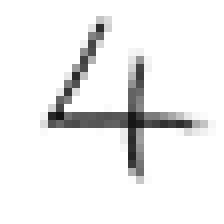
#> input picture images/2828_my_own_4.png, 28 x 28 px (shown 8 times larger)
$ jupyter execute --allow-errors NeuralNetwork.ipynb   (shell and % lines are left out)
#> lines starting #> are read from the running program, lines starting #| are printed output that depends on the picture; long printed decimals are rounded
[cell 1]
#pip install imageio

[cell 2]
import numpy
# scipy.special for the sigmoid function expit()
import scipy.special
# library for plotting arrays
import matplotlib.pyplot
# library for pickle object
import pickle
# helper to load data from PNG image files
import imageio
# ensure the plots are inside this notebook, not an external window

[cell 3]
# neural network class definition
class neuralNetwork:


    # initialise the neural network
    def __init__(self, inputnodes, hiddennodes, outputnodes, learningrate):
        # set number of nodes in each input, hidden, output layer
        self.inodes = inputnodes
        self.hnodes = hiddennodes
        self.onodes = outputnodes

        # link weight matrices, wih and who
        # weights inside the arrays are w_i_j, where link is from node i to node j in the next layer
        # w11 w21
        # w12 w22 etc
        self.wih = numpy.random.normal(0.0, pow(self.inodes, -0.5), (self.hnodes, self.inodes))
        self.who = numpy.random.normal(0.0, pow(self.hnodes, -0.5), (self.onodes, self.hnodes))

        # learning rate
        self.lr = learningrate

        # activation function is the sigmoid function
        self.activation_function = lambda x: scipy.special.expit(x)

        pass


    # train the neural network
    def train(self, inputs_list, targets_list):
        # convert inputs list to 2d array
        inputs = numpy.array(inputs_list, ndmin=2).T
        targets = numpy.array(targets_list, ndmin=2).T

        # calculate signals into hidden layer
        hidden_inputs = numpy.dot(self.wih, inputs)
        # calculate the signals emerging from hidden layer
        hidden_outputs = self.activation_function(hidden_inputs)

        # calculate signals into final output layer
        final_inputs = numpy.dot(self.who, hidden_outputs)
        # calculate the signals emerging from final output layer
        final_outputs = self.activation_function(final_inputs)

        # output layer error is the (target - actual)
        output_errors = targets - final_outputs
        # hidden layer error is the output_errors, split by weights, recombined at hidden nodes
        hidden_errors = numpy.dot(self.who.T, output_errors)

        # update the weights for the links between the hidden and output layers
        self.who += self.lr * numpy.dot((output_errors * final_outputs * (1.0 - final_outputs)), numpy.transpose(hidden_outputs))

        # update the weights for the links between the input and hidden layers
        self.wih += self.lr * numpy.dot((hidden_errors * hidden_outputs * (1.0 - hidden_outputs)), numpy.transpose(inputs))

        pass


    # query the neural network
    def query(self, inputs_list):
        # convert inputs list to 2d array
        inputs = numpy.array(inputs_list, ndmin=2).T

        # calculate signals into hidden layer
        hidden_inputs = numpy.dot(self.wih, inputs)
        # calculate the signals emerging from hidden layer
        hidden_outputs = self.activation_function(hidden_inputs)

        # calculate signals into final output layer
        final_inputs = numpy.dot(self.who, hidden_outputs)
        # calculate the signals emerging from final output layer
        final_outputs = self.activation_function(final_inputs)

        return final_outputs

    # save neural network weights
    def save(self):
        numpy.save('saved_wih.npy', self.wih)
        numpy.save('saved_who.npy', self.who)

        pass

    # load neural network weights
    def load(self):
        self.wih = numpy.load('saved_wih.npy')
        self.who = numpy.load('saved_who.npy')

        pass

[cell 4]
# number of input, hidden and output nodes
input_nodes = 784
hidden_nodes = 200
output_nodes = 10

# learning rate
learning_rate = 0.1

# create instance of neural network
n = neuralNetwork(input_nodes,hidden_nodes,output_nodes, learning_rate)

#> (a cell that did not finish here is left out)

[cell 6]
# train the neural network

# epochs is the number of times the training data set is used for training
epochs = 5

#> (the rest of this cell did not finish here and is left out)

#> (a cell that did not finish here is left out)

[cell 8]
# test the neural network

# scorecard for how well the network performs, initially empty
scorecard = []

# go through all the records in the test data set
#> (the rest of this cell did not finish here and is left out)

[cell 9]
# calculate the performance score, the fraction of correct answers
scorecard_array = numpy.asarray(scorecard)
print("performance = ", scorecard_array.sum() / scorecard_array.size)

[cell 10]
# test the neural network with our own images

# load image data from png files into an array
print ("loading ...")
img_array = imageio.imread('images/2828_my_own_4.png', as_gray=True)
#> img_array is the input picture: shape (28, 28) float32; min 18, max 255, mean 238.1

# reshape from 28x28 to list of 784 values, invert values
img_data  = 255.0 - img_array.reshape(784)
#> img_data = 784 values, max 237 at index 399, min 0 at index 0, mean 16.88

# then scale data to range from 0.01 to 1.0
img_data = (img_data / 255.0 * 0.99) + 0.01
#> img_data = 784 values, max 0.93 at index 399, min 0.01 at index 0, mean 0.0755
print("min = ", numpy.min(img_data))
#| min =  0.01
print("max = ", numpy.max(img_data))
#| max =  0.9301

# plot image
matplotlib.pyplot.imshow(img_data.reshape(28,28), cmap='Greys', interpolation='None')

# query the network
outputs = n.query(img_data)
#> in query, `inputs = numpy.array(inputs_list, ndmin=2).T`: inputs has the same summary as img_data outside query
#> in query, `hidden_inputs = numpy.dot(self.wih, inputs)`: hidden_inputs = 200 values, max 0.548 at index 96, min -0.629 at index 102, mean 0.0281
#> in query, `hidden_inputs = numpy.dot(self.wih, inputs)`:
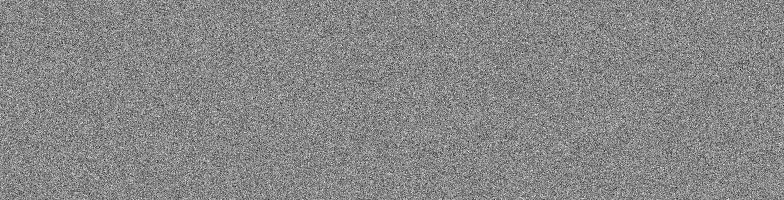
#> self.wih: shape (200, 784) float64; min -0.173, max 0.153, mean 0.000192; drawn with min black and max white
#> in query, `hidden_outputs = self.activation_function(hidden_inputs)`: hidden_outputs = 200 values, max 0.634 at index 96, min 0.348 at index 102, mean 0.507
#> in query, `final_inputs = numpy.dot(self.who, hidden_outputs)`: final_inputs = [-0.0739, -0.432, 0.363, -1.04, 0.754, 0.549, -0.464, 0.252, -0.0229, 0.453]
#> in query, `final_outputs = self.activation_function(final_inputs)`: final_outputs = [0.482, 0.394, 0.59, 0.261, 0.68, 0.634, 0.386, 0.563, 0.494, 0.611]
#> outputs has the same summary as final_outputs in query
print (outputs)
#| [[0.4815]
#|  [0.3937]
#|  [0.5897]
#|  [0.2613]
#|  [0.68]
#|  [0.6339]
#|  [0.386]
#|  [0.5626]
#|  [0.4943]
#|  [0.6112]]

# the index of the highest value corresponds to the label
label = numpy.argmax(outputs)
#> label = 4
print("network says ", label)
#| network says  4
n.save()
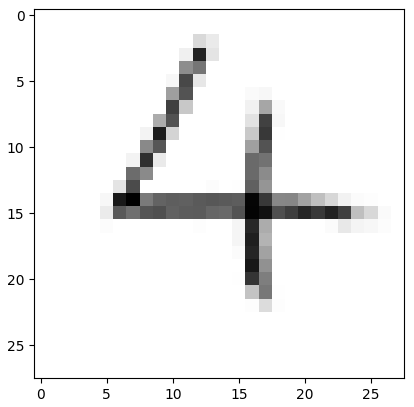
#> figure drawn by matplotlib, 1 panel

[cell 11]
testData = numpy.array(
    [255,255,255,255,255,255,255,255,255,255,255,255,255,255,255,255,255,255,255,255,255,255,255,255,255,255,255,255,255,255,255,255,255,255,255,255,255,255,255,255,255,255,255,255,255,255,255,255,255,255,255,255,255,255,255,255,255,255,255,255,255,255,255,255,255,255,255,253.99999999999997,255,252,250.99999999999997,250.99999999999997,253,255,255,255,255,255,255,255,255,255,255,255,255,255,255,255,255,255,255,255,253,250.99999999999997,243.99999999999997,226,250.99999999999997,147,106,117.99999999999999,196,248.99999999999997,253.99999999999997,255,255,255,255,255,255,255,255,255,255,255,255,255,255,255,255,253,188,107,62,144,250,177,135,113.99999999999999,80,98,232,253.99999999999997,255,255,255,255,255,255,255,255,255,255,255,255,255,255,255,253,191,131,194,247,255,253,252,250.99999999999997,245,60,131,250.99999999999997,255,255,255,255,255,255,255,255,255,255,255,255,255,255,255,255,253,252,253,255,255,255,255,255,255,248,199,232,253.99999999999997,255,255,255,255,255,255,255,255,255,255,255,255,255,255,255,255,255,255,255,255,255,255,255,255,250.99999999999997,103,136,252,255,255,255,255,255,255,255,255,255,255,255,255,255,255,255,255,255,255,255,255,255,255,255,255,246,72,160,252,255,255,255,255,255,255,255,255,255,255,255,255,255,255,255,255,255,255,255,255,253.99999999999997,252,250.99999999999997,250,114.99999999999999,77.99999999999999,245,255,255,255,255,255,255,255,255,255,255,255,255,255,255,255,255,255,255,255,255,253.99999999999997,232,150,103,191,194.99999999999997,240,255,255,255,255,255,255,255,255,255,255,255,255,255,255,255,255,255,255,255,255,255,250.99999999999997,124,21,10,110,246,255,255,255,255,255,255,255,255,255,255,255,255,255,255,255,255,255,255,255,255,255,255,253.99999999999997,235.99999999999997,237,194,58.99999999999999,112,248.99999999999997,253.99999999999997,255,255,255,255,255,255,255,255,255,255,255,255,255,255,255,255,255,255,255,255,255,253.99999999999997,253.99999999999997,253,238,163,173,233,253.99999999999997,255,255,255,255,255,255,255,255,255,255,255,255,255,255,255,255,255,255,255,255,255,255,255,253.99999999999997,247,58.99999999999999,139,252,255,255,255,255,255,255,255,255,255,255,255,255,255,255,255,255,255,255,255,255,255,255,255,255,253,167,121.99999999999999,250.99999999999997,255,255,255,255,255,255,255,255,255,255,255,255,255,255,255,255,255,255,255,255,255,255,255,255,253.99999999999997,238.99999999999997,194,253,255,255,255,255,255,255,255,255,255,255,255,255,255,255,255,253.99999999999997,253.99999999999997,255,255,255,255,255,255,255,253,168,72,250,255,255,255,255,255,255,255,255,255,255,255,255,255,255,253.99999999999997,212,229.99999999999997,253.99999999999997,255,255,255,255,255,255,243.99999999999997,45,121,250.99999999999997,255,255,255,255,255,255,255,255,255,255,255,255,255,255,252,153,47,240.99999999999997,253.99999999999997,255,255,253.99999999999997,253,248.99999999999997,221,153,248.99999999999997,255,255,255,255,255,255,255,255,255,255,255,255,255,255,255,255,248.99999999999997,121.99999999999999,65,222.99999999999997,253,250,229.99999999999997,174,58.99999999999999,187,250.99999999999997,255,255,255,255,255,255,255,255,255,255,255,255,255,255,255,255,255,255,248,127.99999999999999,191,211,86,65,79,161,248,255,255,255,255,255,255,255,255,255,255,255,255,255,255,255,255,255,255,255,255,252,252,224,178,215.99999999999997,248.99999999999997,253,255,255,255,255,255,255,255,255,255,255,255,255,255,255,255,255,255,255,255,255,255,255,255,253.99999999999997,253,253.99999999999997,255,255,255,255,255,255,255,255,255,255,255,255,255,255,255,255,255,255,255,255,255,255,255,255,255,255,255,255,255,255,255,255,255,255,255,255,255,255,255,255,255,255,255,255,255,255,255,255,255,255,255,255,255,255,255,255,255,255,255,255,255,255,255,255,255,255,255,255,255,255,255,255,255,255,255,255,255,255,255,255,255,255,255,255,255,255,255,255,255,255,255,255,255,255,255,255,255,255,255,255,255,255,255,255,255,255,255,255,255,255,255,255,255,255,255,255,255,255,255,255,255,255,255,255,255]
)

testData  = 255.0 - testData
# then scale data to range from 0.01 to 1.0
testData = (testData / 255.0 * 0.99) + 0.01
print("min = ", numpy.min(testData))
print("max = ", numpy.max(testData))

# plot image
matplotlib.pyplot.imshow(testData.reshape(28,28), cmap='Greys', interpolation='None')
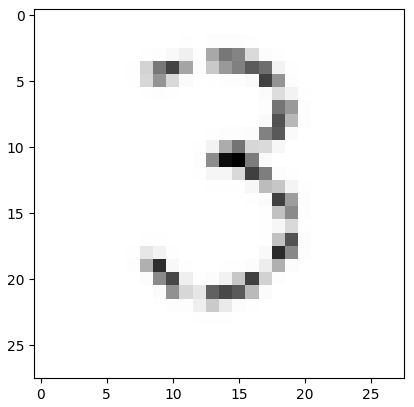
#> figure drawn by matplotlib, 1 panel

[cell 12]
outputs = n.query(testData)
#> outputs = [0.5, 0.387, 0.579, 0.273, 0.659, 0.628, 0.383, 0.557, 0.478, 0.609]
print(outputs)
#| [[0.5004]
#|  [0.387]
#|  [0.5791]
#|  [0.2733]
#|  [0.6588]
#|  [0.628]
#|  [0.3834]
#|  [0.5572]
#|  [0.4785]
#|  [0.6092 ]]

label = numpy.argmax(outputs)
print("network says ", label)
#| network says  4

$ run again, with images/2828_my_own_2.png copied over images/2828_my_own_4.png
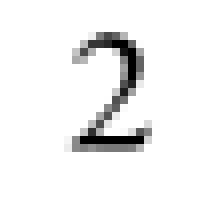
#> input picture images/2828_my_own_2.png, 28 x 28 px (shown 8 times larger)
#> img_array is the input picture: shape (28, 28) float32; min 0, max 255, mean 241.6
#> `img_data  = 255.0 - img_array.reshape(784)`: img_data = 784 values, max 255 at index 154, min 0 at index 0, mean 13.41
#> `img_data = (img_data / 255.0 * 0.99) + 0.01`: img_data = 784 values, max 1 at index 154, min 0.01 at index 0, mean 0.0621
#| min =  0.01
#| max =  1.0
#> inputs has the same summary as img_data outside query
#> hidden_inputs = 200 values, max 0.446 at index 186, min -0.488 at index 102, mean 0.011
#> hidden_outputs = 200 values, max 0.61 at index 186, min 0.38 at index 102, mean 0.503
#> final_inputs = [-0.0109, -0.516, 0.3, -1.03, 0.782, 0.489, -0.425, 0.0952, -0.0304, 0.434]
#> final_outputs = [0.497, 0.374, 0.575, 0.263, 0.686, 0.62, 0.395, 0.524, 0.492, 0.607]
#> `outputs = n.query(img_data)`: outputs has the same summary as final_outputs in query
#| [[0.4973]
#|  [0.3738]
#|  [0.5745]
#|  [0.2631]
#|  [0.6861]
#|  [0.6199]
#> (further printed lines are left out)
#> label = 4
#| network says  4
#> `[cell 10] # test the neural network with our own images  # load image ..`:
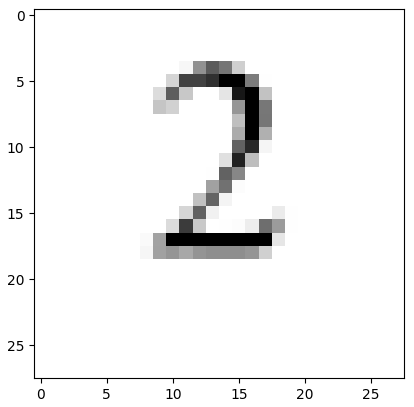
#> figure drawn by matplotlib, 1 panel
#> `outputs = n.query(testData)`: outputs = [0.5, 0.387, 0.579, 0.273, 0.659, 0.628, 0.383, 0.557, 0.478, 0.609]
#| [[0.5004]
#|  [0.387]
#|  [0.5791]
#|  [0.2733]
#|  [0.6588]
#|  [0.628]
#> (further printed lines are left out)
#| network says  4

$ run again, with images/2828_my_own_5.png copied over images/2828_my_own_4.png
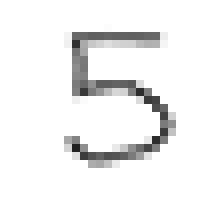
#> input picture images/2828_my_own_5.png, 28 x 28 px (shown 8 times larger)
#> img_array is the input picture: shape (28, 28) float32; min 34, max 255, mean 241.4
#> `img_data  = 255.0 - img_array.reshape(784)`: img_data = 784 values, max 221 at index 513, min 0 at index 0, mean 13.56
#> `img_data = (img_data / 255.0 * 0.99) + 0.01`: img_data = 784 values, max 0.868 at index 513, min 0.01 at index 0, mean 0.0626
#| min =  0.01
#| max =  0.868
#> inputs has the same summary as img_data outside query
#> hidden_inputs = 200 values, max 0.431 at index 25, min -0.464 at index 0, mean 0.0199
#> hidden_outputs = 200 values, max 0.606 at index 25, min 0.386 at index 0, mean 0.505
#> final_inputs = [0.0332, -0.451, 0.282, -0.918, 0.742, 0.489, -0.444, 0.282, -0.0562, 0.499]
#> final_outputs = [0.508, 0.389, 0.57, 0.285, 0.678, 0.62, 0.391, 0.57, 0.486, 0.622]
#> `outputs = n.query(img_data)`: outputs has the same summary as final_outputs in query
#| [[0.5083 ]
#|  [0.3892]
#|  [0.5701  ]
#|  [0.2854]
#|  [0.6775]
#|  [0.6198]
#> (further printed lines are left out)
#> label = 4
#| network says  4
#> `[cell 10] # test the neural network with our own images  # load image ..`:
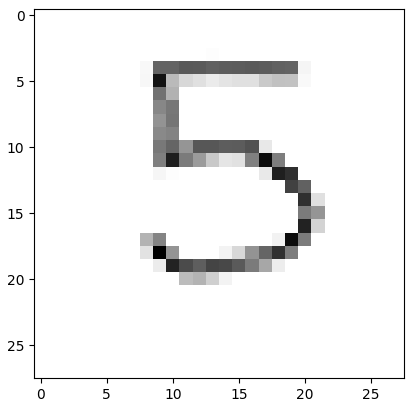
#> figure drawn by matplotlib, 1 panel
#> `outputs = n.query(testData)`: outputs = [0.5, 0.387, 0.579, 0.273, 0.659, 0.628, 0.383, 0.557, 0.478, 0.609]
#| [[0.5004]
#|  [0.387]
#|  [0.5791]
#|  [0.2733]
#|  [0.6588]
#|  [0.628]
#> (further printed lines are left out)
#| network says  4
